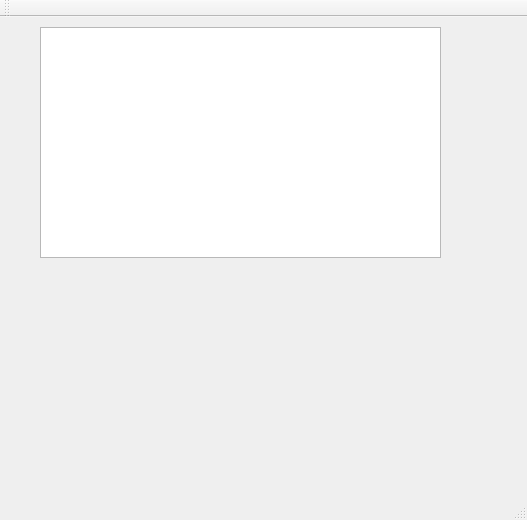
<?xml version="1.0" encoding="UTF-8"?>
<ui version="4.0">
 <class>MainWindow</class>
 <widget class="QMainWindow" name="MainWindow">
  <property name="geometry">
   <rect>
    <x>0</x>
    <y>0</y>
    <width>527</width>
    <height>520</height>
   </rect>
  </property>
  <property name="windowTitle">
   <string>MainWindow</string>
  </property>
  <widget class="QWidget" name="centralWidget">
   <widget class="QGraphicsView" name="graphicsView">
    <property name="geometry">
     <rect>
      <x>40</x>
      <y>10</y>
      <width>401</width>
      <height>231</height>
     </rect>
    </property>
   </widget>
   <widget class="QLabel" name="label">
    <property name="geometry">
     <rect>
      <x>40</x>
      <y>260</y>
      <width>401</width>
      <height>191</height>
     </rect>
    </property>
    <property name="text">
     <string/>
    </property>
   </widget>
  </widget>
  <widget class="QMenuBar" name="menuBar">
   <property name="geometry">
    <rect>
     <x>0</x>
     <y>0</y>
     <width>527</width>
     <height>20</height>
    </rect>
   </property>
  </widget>
  <widget class="QToolBar" name="mainToolBar">
   <attribute name="toolBarArea">
    <enum>TopToolBarArea</enum>
   </attribute>
   <attribute name="toolBarBreak">
    <bool>false</bool>
   </attribute>
  </widget>
  <widget class="QStatusBar" name="statusBar"/>
 </widget>
 <layoutdefault spacing="6" margin="11"/>
 <resources/>
 <connections/>
</ui>
